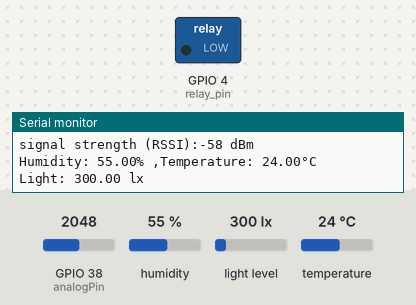
Simulated run of this sketch. Board: ESP32. Shown: switched loads named in the sketch (green lamp = pin HIGH), the last lines printed to the serial monitor. The inputs (shaded band) are chosen by the test bench; at power-on: GPIO 38 (analogPin) = 2048, humidity 55 %, light level 300 lx, temperature 24 °C. WiFi joins after 1.5 s; servers stay silent unless stated; web services answer with replies made up by the test bench.

Above: at 20.17 s.
At 27.8 s:
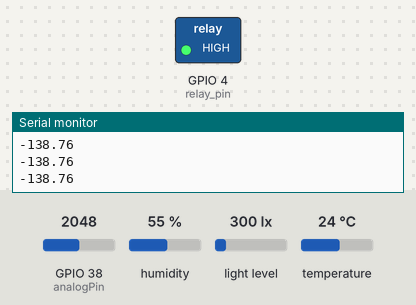
Timing chart, 0 to 39.9 s (numbered marks = the images above):
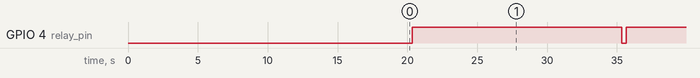

Measured:
- by itself, GPIO 4 (relay_pin): alternates HIGH for 15.0 s and LOW for 0.33 s

The sketch:

hub5168_thingspeak_pump.ino
```cpp
#include <HttpClient.h>
#include <WiFi.h>
#include <WiFiClient.h>
#include <Wire.h>
#include "BH1750.h"
#include "DHT.h"

char ssid[] = "TSIC_TEST2"; // your network SSID (name)
char pass[] = "64967512";     // your network password (use for WPA, or use as key for WEP)
// Name of the server we want to connect to
const char kHostname[] = "api.thingspeak.com";
String kPath = "/update?api_key=ZS3IKE0EQ08P7NCR";
const int kNetworkTimeout = 30 * 1000;
const int kNetworkDelay = 1000;
int status = WL_IDLE_STATUS;

BH1750 lightMeter;
float lux = 0;

#define DHT_Pin 2
#define DHT_TYPE DHT11
DHT dht(DHT_Pin, DHT_TYPE);
unsigned long dht_delay_time=0;

#define analogPin A2
float soil_moisture_value=0;

#define relay_pin 4

void setup() {
    Serial.begin(115200);
    pinMode(relay_pin,OUTPUT);
    digitalWrite(relay_pin,LOW);
    Serial.println(F("DHTxx test!"));
    dht.begin();
    Serial.println(F("BH1750 Wire begin"));
    Wire.begin();
    Serial.println(F("BH1750 lightMeter begin"));
    lightMeter.begin();
    Serial.println(F("BH1750 Test begin"));

    while (status != WL_CONNECTED) {
        Serial.print("Attempting to connect to SSID: ");
        Serial.println(ssid);
        status = WiFi.begin(ssid, pass);
        // wait 10 seconds for connection:
        delay(10000);
    }
    Serial.println("Connected to wifi");
    printWifiStatus();
}

void loop() {
    if(millis() - dht_delay_time > 15000){
        digitalWrite(relay_pin,LOW);
        delay(100);
        float h = dht.readHumidity();
        // Read temperature as Celsius (the default)
        float t = dht.readTemperature();
        // Check if any reads failed and exit early (to try again).
        if (isnan(h) || isnan(t)) {
            Serial.println(F("Failed to read from DHT sensor!"));
            return;
        }

        /*
        float h = 50.0;
        // Read temperature as Celsius (the default)
        float t = 25.5;*/
        Serial.print("Humidity: ");
        Serial.print(h);
        Serial.print("% ,Temperature: ");
        Serial.print(t);
        Serial.println("°C ");

        Wire.end();
        Wire.begin();
        lux = lightMeter.readLightLevel();
        if(lux == -2){
          lightMeter.configure();
          lux = lightMeter.readLightLevel();
        }
        Serial.print("Light: ");
        Serial.print(lux);
        Serial.println(" lx");
        Transmit_data(h,t,soil_moisture_value,lux,kPath);
        digitalWrite(relay_pin,HIGH);
        dht_delay_time = millis();
    }
    soil_moisture_value=analogRead(analogPin);
    //Serial.println(soil_moisture_value);
    soil_moisture_value=(707 - (soil_moisture_value - 360))/7.07;

    if(soil_moisture_value > 60){
      digitalWrite(relay_pin,LOW);
    }
    else if(soil_moisture_value < 30){
      digitalWrite(relay_pin,HIGH);
    }
    Serial.println(soil_moisture_value);
    delay(500);
}

void Transmit_data(float h ,float t ,float sh,float light,String API_Path){
    int err = 0;
    WiFiClient c;
    HttpClient http(c);
    String url_s =API_Path + "&field1=" + (int)t + "&field2=" + (int)h + "&field3=" + (int)sh + "&field4=" + (int)light;
    char url[128];
    url_s.toCharArray(url,url_s.length() + 1);
    err = http.get(kHostname, url);
    if (err == 0) {
        Serial.println("startedRequest ok");
        err = http.responseStatusCode();
        if (err >= 0) {
            Serial.print("Got status code: ");
            Serial.println(err);
            err = http.skipResponseHeaders();
            if (err >= 0) {
                int bodyLen = http.contentLength();
                Serial.print("Content length is: ");
                Serial.println(bodyLen);
                Serial.println();
                Serial.println("Body returned follows:");
                unsigned long timeoutStart = millis();
                char c;
                while ((http.connected() || http.available()) && ((millis() - timeoutStart) < kNetworkTimeout)) {
                    if (http.available()) {
                        c = http.read();
                        Serial.print(c);
                        bodyLen--;
                        timeoutStart = millis();
                    } /*else {
                        delay(kNetworkDelay);
                    }*/
                }
                Serial.println("");
            }
        }
    }
    http.stop();
}

void printWifiStatus() {
    // print the SSID of the network you're attached to:
    Serial.print("SSID: ");
    Serial.println(WiFi.SSID());

    // print your WiFi shield's IP address:
    IPAddress ip = WiFi.localIP();
    Serial.print("IP Address: ");
    Serial.println(ip);

    // print the received signal strength:
    long rssi = WiFi.RSSI();
    Serial.print("signal strength (RSSI):");
    Serial.print(rssi);
    Serial.println(" dBm");
}
```
